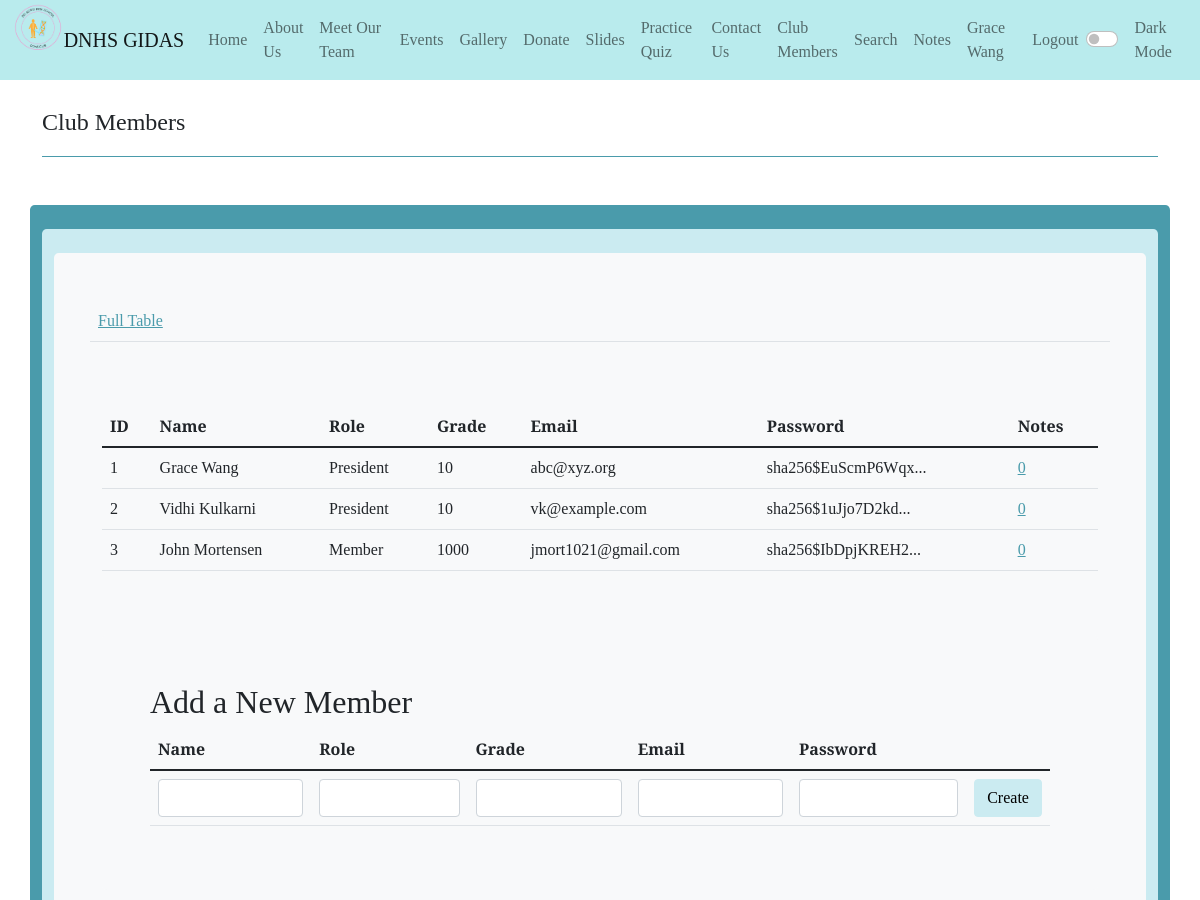
The page /crud/ (signed in, upper part) on the database as committed earlier.
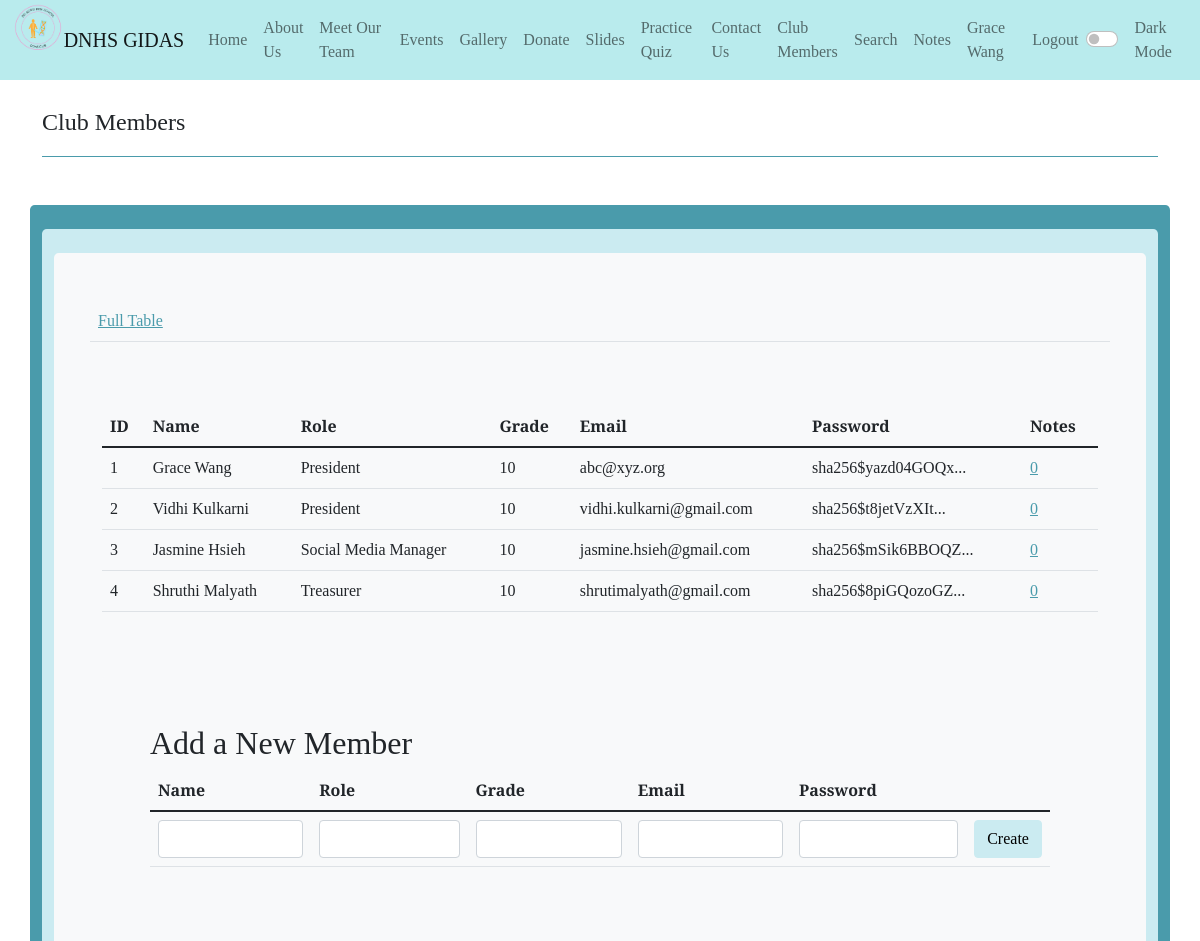
The same page on the database as committed later.
### cruddy/model.py (models this page shows, shortened)
class Users(UserMixin, db.Model):
    userID = db.Column(db.Integer, primary_key=True)
    name = db.Column(db.String(255), unique=False, nullable=False)
    role = db.Column(db.String(255), unique=False, nullable=False)
    grade = db.Column(db.Integer, unique=False, nullable=False)
    email = db.Column(db.String(255), unique=True, nullable=False)
    password = db.Column(db.String(255), unique=False, nullable=False)
    notes = db.relationship("Notes", cascade='all, delete', backref='users', lazy=True)
    def read(self):
        return {
            "userID": self.userID,
            "name": self.name,
            "role": self.role,
            "grade": self.grade,
            "email": self.email,
            "password": self.password,
            "notes": self.notes,
            "query": "by_alc"  # This is for fun, a little watermark
        }
    def delete(self):
        db.session.delete(self)
        db.session.commit()
        return None

### cruddy/app_crud.py (the view)
@app_crud.route('/')
@login_required  # Flask-Login uses this decorator to restrict acess to logged in users
def crud():
    return render_template("crud.html", table=users_all())

### cruddy/query.py (called while the page is built)
def users_all():
    return users_all_alc()

def users_all_alc():
    table = Users.query.all()
    json_ready = [peep.read() for peep in table]
    return json_ready

@login_manager.user_loader
def user_loader(user_id):
    if user_id is not None:
        return Users.query.get(user_id)
    return None

### cruddy/templates/cruddy/crud.html (shortened to what this page needs)
<!DOCTYPE html>
{% extends "layout.html" %}
{% block content %}
    <div class="container py-4">
        <header class="pb-3 mb-4 border-bottom border-primary text-dark">
            <span class="fs-4">Club Members</span>
        </header>
    </div>
    <div class="container py-4 text-light bg-primary rounded-3">
        <div class="container bg-secondary py-4 rounded-3">
            <div class="p-5 mb-4 bg-light text-dark rounded-3">
                <div class="row align-items-md-stretch">
                    <table class="table">
                        <tbody>
                        <tr>
                            <td><a href={{url_for('crud.crud')}}>Full Table</a></td>
                        </tr>
                        </tbody>
                    </table>
                </div>
                <div class="row align-items-md-stretch">
                    <div class="container-fluid py-5">
                        <table class="table">
                            <thead>
                            <tr>
                                <th>ID</th>
                                <th>Name</th>
                                <th>Role</th>
                                <th>Grade</th>
                                <th>Email</th>
                                <th>Password</th>
                                <th>Notes</th>
                            </tr>
                            </thead>
                            <tbody>
                                {% for row in table %}
                                    <tr>
                                        <td>{{ row['userID'] }}</td>
                                        <td>{{ row['name'] }}</td>
                                        <td>{{ row['role'] }}</td>
                                        <td>{{ row['grade']}}</td>
                                        <td>{{ row['email'] }}</td>
                                        <td>{{ row['password'] | truncate(20) }}</td>
                                        <td><a href="{{ url_for('notes.notes_select', userID=row['userID']) }}">{{ row['notes'] | length }}</a></td>
                                    </tr>
                                {% endfor %}
                            </tbody>
                        </table>
                    </div>
                </div>
                <div class="p-5 mb-4 bg-light text-dark rounded-3">
                    <h2>Add a New Member</h2>
                    <form method="POST" ID="create" action={{url_for('crud.create')}} >
                        <table class="table">
                            <thead>
                            <tr>
                                <th><label for="name">Name</label></th>
                                <th><label for="role">Role</label></th>
                                <th><label for="grade">Grade</label></th>
                                <th><label for="email">Email</label></th>
                                <th><label for="password">Password</label></th>
                            </tr>
                            </thead>
                            <tbody>
                            <tr>
                                <td><input class="form-control" type="text" name="name" id="name" required></td>
                                <td><input class="form-control" type="text" name="role" id="role" required></td>
                                <td><input class="form-control" type="number" name="grade" id="grade" required></td>
                                <td><input class="form-control" type="email" name="email" id="email"></td>
                                <td><input class="form-control" type="password" name="password" id="password"></td>
                                <td><input class="btn btn-secondary" type="submit" value="Create"></td>
                            </tr>
                            </tbody>
                        </table>
                    </form>
                </div>
            </div>
        </div>
    </div>
{% endblock %}

### templates/layout.html (shortened to what this page needs)
<!DOCTYPE html>
<html lang="en">
    <head>
        <link href="https://cdn.jsdelivr.net/npm/bootstrap@5.0.2/dist/css/bootstrap.min.css" rel="stylesheet">
        {% block colors %}
            <link rel="stylesheet" type="text/css" href={{  url_for("static", filename="scss/custom.css", version='208') }}>
        {% endblock %}
    </head>
    <body>
        {% include "fragments/navbar.html" %}
        {% block content %}
        {% endblock %}
    </body>
</html>

### templates/fragments/navbar.html (shortened to what this page needs)
<!DOCTYPE html>
<nav class="navbar navbar-expand-lg navbar-light bg-warning">
    <div class="container-fluid">
        <div class="btn-group">
            <nav class="navbar navbar-expand-lg navbar-light">
                <div class="logo-image">
                    <img src="/static/assets/GIDASlogo.png" class="img-fluid" size alt="">
                </div>
                <a class="navbar-brand">DNHS GIDAS</a>
                <div class="collapse navbar-collapse" id="navbarHome">
                    <ul class="navbar-nav">
                        <li class="nav-item active">
                            <a class="nav-link" href="{{ url_for('index') }}">Home</a>
                        </li>
                    </ul>
                </div>
                <div class="collapse navbar-collapse" id="navbarHome">
                    <ul class="navbar-nav">
                        <li class="nav-item active">
                            <a class="nav-link" href="{{ url_for('about') }}">About Us</a>
                        </li>
                    </ul>
                </div>
                <div class="collapse navbar-collapse" id="navbarHome">
                    <ul class="navbar-nav">
                        <li class="nav-item active">
                            <a class="nav-link" href="{{ url_for('team') }}">Meet Our Team</a>
                        </li>
                    </ul>
                </div>
                <div class="collapse navbar-collapse" id="navbarHome">
                    <ul class="navbar-nav">
                        <li class="nav-item active">
                            <a class="nav-link" href="{{ url_for('upcoming') }}">Events</a>
                        </li>
                    </ul>
                </div>
                <div class="collapse navbar-collapse" id="navbarHome">
                    <ul class="navbar-nav">
                        <li class="nav-item active">
                            <a class="nav-link" href="{{ url_for('content.content') }}">Gallery</a>
                        </li>
                    </ul>
                </div>
                <div class="collapse navbar-collapse" id="navbarHome">
                    <ul class="navbar-nav">
                        <li class="nav-item active">
                            <a class="nav-link" href="{{ url_for('donate') }}">Donate</a>
                        </li>
                    </ul>
                </div>
                <div class="collapse navbar-collapse" id="navbarHome">
                    <ul class="navbar-nav">
                        <li class="nav-item active">
                            <a class="nav-link" href="{{ url_for('slides') }}">Slides</a>
                        </li>
                    </ul>
                </div>
                <div class="collapse navbar-collapse" id="navbarHome">
                    <ul class="navbar-nav">
                        <li class="nav-item active">
                            <a class="nav-link" href="{{ url_for('practicequiz') }}">Practice Quiz</a>
                        </li>
                    </ul>
                </div>
                <div class="collapse navbar-collapse" id="navbarHome">
                    <ul class="navbar-nav">
                        <li class="nav-item active">
                            <a class="nav-link" href="{{ url_for('contact') }}">Contact Us</a>
                        </li>
                    </ul>
                </div>
                {% if current_user.is_authenticated %}
                    <div class="collapse navbar-collapse" id="navbarHome">
                        <ul class="navbar-nav">
                            <li class="nav-item active">
                                <a class="nav-link" href="{{ url_for('crud.crud') }}">Club Members</a>
                            </li>
                        </ul>
                    </div>
                    <div class="collapse navbar-collapse" id="navbarHome">
                        <ul class="navbar-nav">
                            <li class="nav-item active">
                                <a class="nav-link" href="{{ url_for('crud.search') }}">Search</a>
                            </li>
                        </ul>
                    </div>
                    <div class="collapse navbar-collapse" id="navbarHome">
                        <ul class="navbar-nav">
                            <li class="nav-item active">
                                <a class="nav-link" href="{{ url_for('notes.notes') }}">Notes</a>
                            </li>
                        </ul>
                    </div>
                    <div class="collapse navbar-collapse" id="navbarHome">
                        <ul class="navbar-nav">
                            <li class="nav-item active">
                                <a class="nav-link">{{ current_user.name }}</a>
                            </li>
                        </ul>
                    </div>
                    <div class="collapse navbar-collapse" id="navbarHome">
                        <ul class="navbar-nav">
                            <li class="nav-item active">
                                <a class="nav-link" href="{{ url_for('crud.crud_logout') }}">Logout</a>
                            </li>
                        </ul>
                    </div>
                {% endif %}
                <div class="form-check form-switch">
                    <label for="darkSwitch"></label><input type="checkbox" onclick="darkFunction()" class="form-check-input" id="darkSwitch">
                </div>
                <div class="collapse navbar-collapse" id="navbarHome">
                    <ul class="navbar-nav">
                        <li class="nav-item active">
                            <a class="nav-link" href="">Dark Mode</a>
                        </li>
                    </ul>
                </div>
            </nav>
        </div>
    </div>
</nav>

### templates/fragments/navbar.html (style rules this page uses)
.navbar { max-height: 80px; }
.logo-image { width: 75px; height: 75px; border-radius: 50%; margin-top: 0; }

Rows that differ between the two databases and show on the page:
changed Users "Grace Wang": password "sha256$EuScmP6Wqx..." → "sha256$yazd04GOQx..."
changed Users "Vidhi Kulkarni": email "vk@example.com" → "vidhi.kulkarni@gmail.com"; password "sha256$1uJjo7D2kd..." → "sha256$t8jetVzXIt..."
changed Users id 3: name "John Mortensen" → "Jasmine Hsieh"; role "Member" → "Social Media Manager"; grade "1000" → "10"; email "jmort1021@gmail.com" → "jasmine.hsieh@gmail.com"; password "sha256$IbDpjKREH2..." → "sha256$mSik6BBOQZ..."
added Users: userID "4", name "Shruthi Malyath", role "Treasurer", grade "10", email "shrutimalyath@gmail.com", password "sha256$8piGQozoGZ...", notes|length "0"
